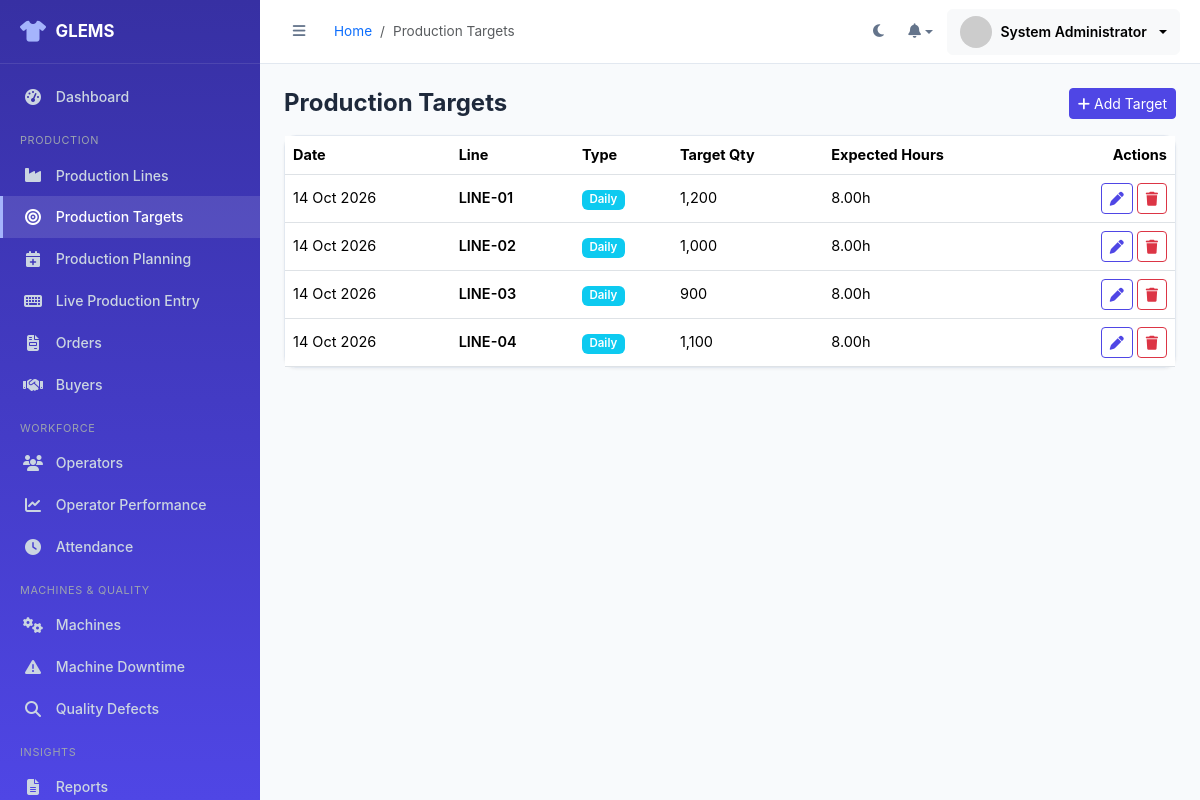
The app's page /admin/production_targets.php (signed in) with its own data.
### tables this page shows
CREATE TABLE production_targets (
    target_id INT AUTO_INCREMENT PRIMARY KEY,
    line_id INT NOT NULL,
    target_date DATE NOT NULL,
    target_type ENUM('daily','weekly','monthly') DEFAULT 'daily',
    target_quantity INT NOT NULL DEFAULT 0,
    expected_working_hours DECIMAL(4,2) DEFAULT 8.00,
    created_by INT DEFAULT NULL,
    created_at DATETIME DEFAULT CURRENT_TIMESTAMP,
    FOREIGN KEY (line_id) REFERENCES production_lines(line_id) ON DELETE CASCADE,
    FOREIGN KEY (created_by) REFERENCES users(user_id) ON DELETE SET NULL,
    UNIQUE KEY uq_target (line_id, target_date, target_type)
);

CREATE TABLE production_lines (
    line_id INT AUTO_INCREMENT PRIMARY KEY,
    line_number VARCHAR(20) NOT NULL UNIQUE,
    floor VARCHAR(30) DEFAULT NULL,
    department VARCHAR(50) DEFAULT NULL,
    buyer_id INT DEFAULT NULL,
    style_number VARCHAR(50) DEFAULT NULL,
    product_name VARCHAR(100) DEFAULT NULL,
    supervisor_id INT DEFAULT NULL,
    operator_count INT DEFAULT 0,
    machine_count INT DEFAULT 0,
    working_hours DECIMAL(4,2) DEFAULT 8.00,
    status ENUM('running','stopped','maintenance','idle') DEFAULT 'idle',
    created_at DATETIME DEFAULT CURRENT_TIMESTAMP,
    updated_at DATETIME DEFAULT CURRENT_TIMESTAMP ON UPDATE CURRENT_TIMESTAMP,
    FOREIGN KEY (buyer_id) REFERENCES buyers(buyer_id) ON DELETE SET NULL,
    FOREIGN KEY (supervisor_id) REFERENCES users(user_id) ON DELETE SET NULL
);

### includes/functions.php (called while the page is built, shortened)
<?php
function e(?string $value): string
{
    return htmlspecialchars($value ?? '', ENT_QUOTES, 'UTF-8');
}
function format_date(?string $date, string $format = 'd M Y'): string
{
    return date($format, strtotime($date));
}
function format_number($num): string
{
    return number_format((float)$num);
}

### admin/production_targets.php (the view, shortened to what this page needs)
<?php
$pdo = getDBConnection();
$targets = $pdo->query(
    "SELECT pt.*, pl.line_number FROM production_targets pt
     JOIN production_lines pl ON pl.line_id = pt.line_id
     ORDER BY pt.target_date DESC LIMIT 100"
)->fetchAll();
include BASE_PATH . '/includes/layout_start.php';
?>
<div class="d-flex justify-content-between align-items-center mb-3">
    <h4 class="fw-bold mb-0">Production Targets</h4>
    <button class="btn btn-primary btn-sm" data-bs-toggle="modal" data-bs-target="#targetModal" onclick="resetTargetForm()"><i class="fa-solid fa-plus me-1"></i>Add Target</button>
</div>
<div class="card">
    <div class="table-responsive">
        <table class="table table-hover mb-0 align-middle">
            <thead><tr><th>Date</th><th>Line</th><th>Type</th><th>Target Qty</th><th>Expected Hours</th><th class="text-end">Actions</th></tr></thead>
            <tbody>
            <?php foreach ($targets as $t): ?>
            <tr>
                <td><?= format_date($t['target_date']) ?></td>
                <td class="fw-semibold"><?= e($t['line_number']) ?></td>
                <td><span class="badge bg-info text-capitalize"><?= e($t['target_type']) ?></span></td>
                <td><?= format_number($t['target_quantity']) ?></td>
                <td><?= e($t['expected_working_hours']) ?>h</td>
                <td class="text-end">
                    <button class="btn btn-sm btn-outline-primary" onclick='editTarget(<?= json_encode($t) ?>)'><i class="fa-solid fa-pen"></i></button>
                    <form method="POST" class="d-inline" onsubmit="return confirmDelete()">
                        <button class="btn btn-sm btn-outline-danger"><i class="fa-solid fa-trash"></i></button>
                    </form>
                </td>
            </tr>
            <?php endforeach; ?>
            </tbody>
        </table>
    </div>
</div>
<?php include BASE_PATH . '/includes/layout_end.php'; ?>

### assets/css/style.css (style rules this page uses)
:root { --glems-primary: #4F46E5; --glems-primary-light: #818CF8; --glems-primary-dark: #3730A3; --glems-success: #10B981; --glems-warning: #F59E0B; --glems-danger: #EF4444; --glems-accent: #06B6D4; --glems-bg: #F8FAFC; --glems-surface: #FFFFFF; --glems-border: #E2E8F0; --glems-text: #1E293B; --glems-text-muted: #64748B; --sidebar-width: 260px; --sidebar-collapsed: 78px; --header-height: 64px; --radius: 12px; --shadow-sm: 0 1px 3px rgba(15,23,42,0.06); --shadow-md: 0 4px 16px rgba(15,23,42,0.08); }
* { box-sizing: border-box; }
body { background: var(--glems-bg); color: var(--glems-text); font-family: 'Inter', 'Segoe UI', system-ui, sans-serif; font-size: 14.5px; transition: background .25s, color .25s; }
.card { border:1px solid var(--glems-border); border-radius:var(--radius); box-shadow:var(--shadow-sm); background:var(--glems-surface); }
.btn-primary { background:var(--glems-primary); border-color:var(--glems-primary); }
.btn-outline-primary { color:var(--glems-primary); border-color:var(--glems-primary); }
.badge { font-weight:600; font-size:.72rem; }

### records on screen
production_targets: target_date "14 Oct 2026", line.line_number "LINE-01", target_type "Daily", target_quantity "1,200", expected_working_hours "8.00"
production_targets: target_date "14 Oct 2026", line.line_number "LINE-02", target_type "Daily", target_quantity "1,000", expected_working_hours "8.00"
production_targets: target_date "14 Oct 2026", line.line_number "LINE-03", target_type "Daily", target_quantity "900", expected_working_hours "8.00"
production_targets: target_date "14 Oct 2026", line.line_number "LINE-04", target_type "Daily", target_quantity "1,100", expected_working_hours "8.00"

### other values on screen
APP_NAME "GLEMS"
$label "Dashboard Production Lines Production Targets Production Planning Live Production Entry Orders Buyers Operators Operator Performance Attendance Machines Machine Downtime Quality Defects Reports"
$bc['label'] "Production Targets"
$_SESSION['full_name'] "System Administrator"
